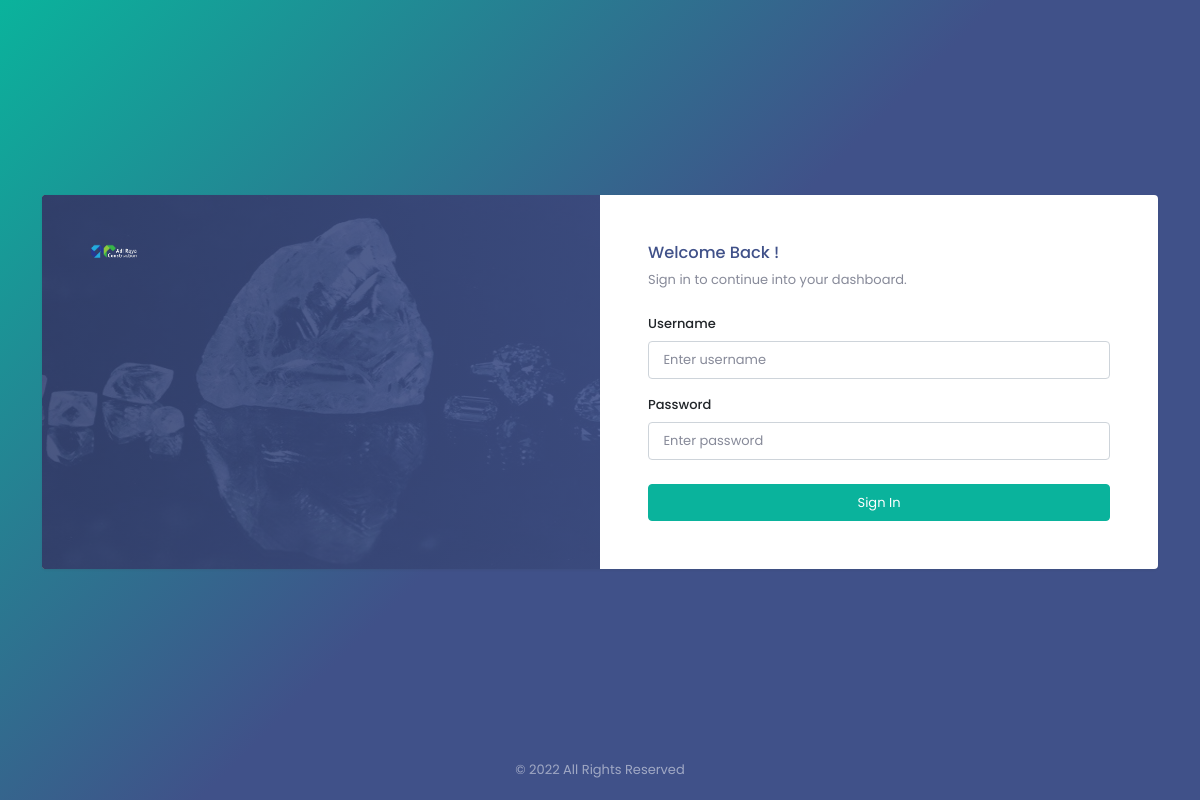
/dashboard/login.php, run on an earlier commit of the app's database.
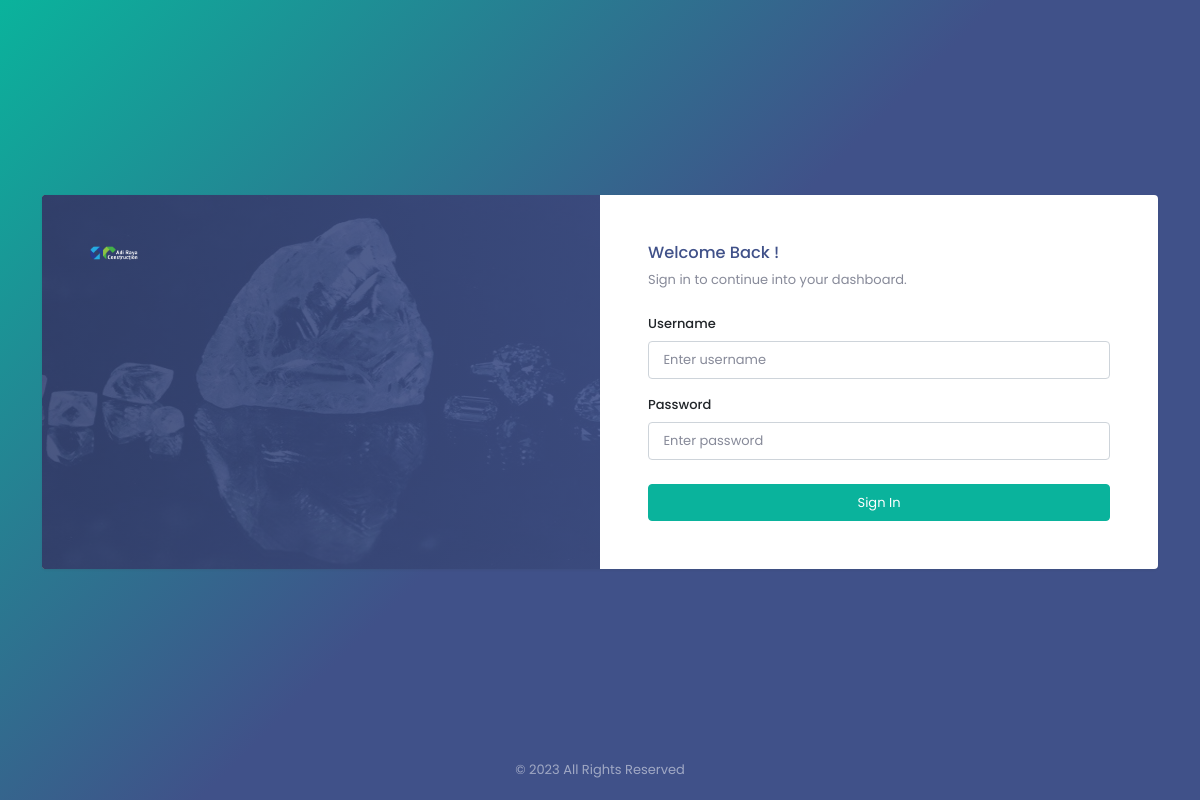
And on a later commit of the database.
### tables this page shows
CREATE TABLE `logo` (
  `id` int(11) NOT NULL,
  `xfile` varchar(1000) NOT NULL,
  `ufile` varchar(1000) NOT NULL,
  `updated_at` timestamp NOT NULL DEFAULT current_timestamp() ON UPDATE current_timestamp()
);

CREATE TABLE `siteconfig` (
  `id` int(11) NOT NULL,
  `site_keyword` varchar(1000) NOT NULL,
  `site_desc` varchar(500) NOT NULL,
  `site_title` varchar(300) NOT NULL,
  `site_about` varchar(1000) NOT NULL,
  `site_footer` varchar(1000) NOT NULL,
  `follow_text` varchar(1000) NOT NULL,
  `site_url` varchar(50) NOT NULL,
  `updated_at` timestamp NOT NULL DEFAULT current_timestamp() ON UPDATE current_timestamp()
);

### dashboard/login.php (the view, shortened to what this page needs)
<?php
include_once("../z_db.php");
?>
<!doctype html>
<html lang="en" data-layout="vertical" data-topbar="light" data-sidebar="dark" data-sidebar-size="lg"
  data-sidebar-image="none">
<head>
  <link href="assets/css/bootstrap.min.css" rel="stylesheet" type="text/css" />
  <link href="assets/css/icons.min.css" rel="stylesheet" type="text/css" />
  <link href="assets/css/app.min.css" rel="stylesheet" type="text/css" />
  <link href="assets/css/custom.min.css" rel="stylesheet" type="text/css" />
</head>
<body>
  <div class="auth-page-wrapper auth-bg-cover py-5 d-flex justify-content-center align-items-center min-vh-100">
    <div class="auth-page-content overflow-hidden pt-lg-5">
      <div class="container">
        <div class="row">
          <div class="col-lg-12">
            <div class="card overflow-hidden">
              <div class="row g-0">
                <div class="col-lg-6">
                  <div class="p-lg-5 p-4 auth-one-bg h-100">
                    <div class="bg-overlay"></div>
                    <div class="position-relative h-100 d-flex flex-column">
                      <div class="mb-4">
                      <?php
    $rr=mysqli_query($con,"SELECT ufile FROM logo");
$r = mysqli_fetch_row($rr);
$ufile = $r[0];
?>
                        <a href="index.html" class="d-block">
                          <img src="uploads/logo/<?php print $ufile;?>" alt="" height="18">
                        </a>
                      </div>
                    </div>
                  </div>
                </div>
                <div class="col-lg-6">
                  <div class="p-lg-5 p-4">
                    <div>
                      <h5 class="text-primary">Welcome Back !</h5>
                      <p class="text-muted">Sign in to continue into your dashboard.</p>
                    </div>
                    <div class="mt-4">
                                    <form class="user" action="<?php echo htmlspecialchars($_SERVER["PHP_SELF"], ENT_QUOTES, "utf-8"); ?>" method="post">
                        <div class="mb-3">
                          <label for="username" class="form-label">Username</label>
                          <input type="text" class="form-control" id="username" name="username" placeholder="Enter username">
                        </div>
                        <div class="mb-3">
                          <label class="form-label" for="password-input">Password</label>
                          <div class="position-relative auth-pass-inputgroup mb-3">
                            <input type="password" class="form-control pe-5" name="password" placeholder="Enter password"
                              id="password-input">
                          </div>
                        </div>
                        <div class="mt-4">
                          <button class="btn btn-success w-100" type="submit">Sign In</button>
                        </div>
                      </form>
                    </div>
                  </div>
                </div>
              </div>
            </div>
          </div>
        </div>
      </div>
    </div>
    <footer class="footer">
      <div class="container">
        <div class="row">
          <div class="col-lg-12">
            <div class="text-center">
            <?php
    $rr=mysqli_query($con,"SELECT site_footer FROM siteconfig");
$r = mysqli_fetch_row($rr);
$site_footer = $r[0];
?>
            <p class="mb-0">
             <?php print $site_footer ?>
              </p>
            </div>
          </div>
        </div>
      </div>
    </footer>
  </div>
</body>
</html>

What changed in the data, as far as the page shows it:
changed logo: ufile: a different picture
changed siteconfig: site_footer "© 2022 All Rights Reserved" → "© 2023 All Rights Reserved"
